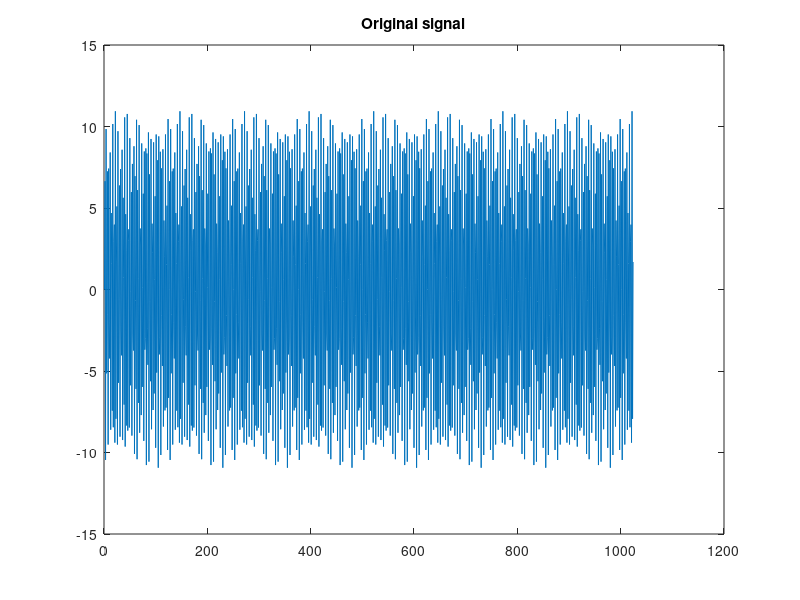
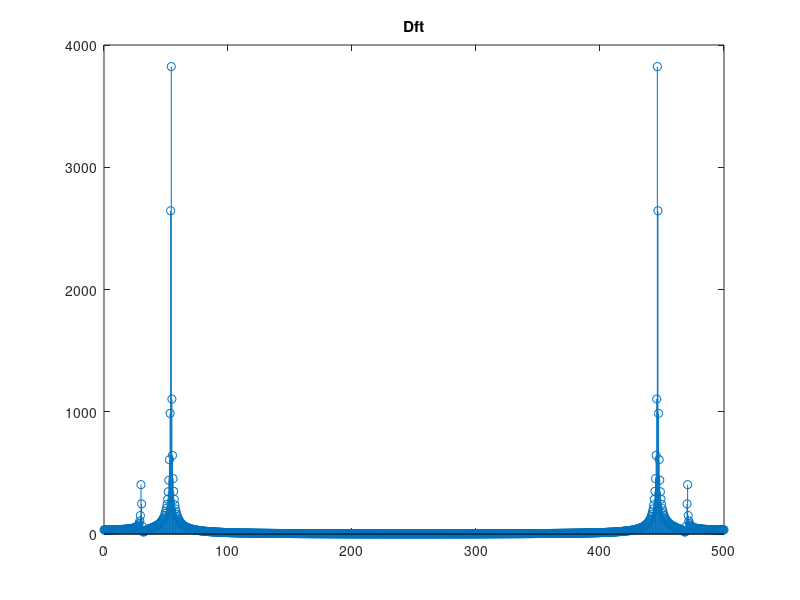
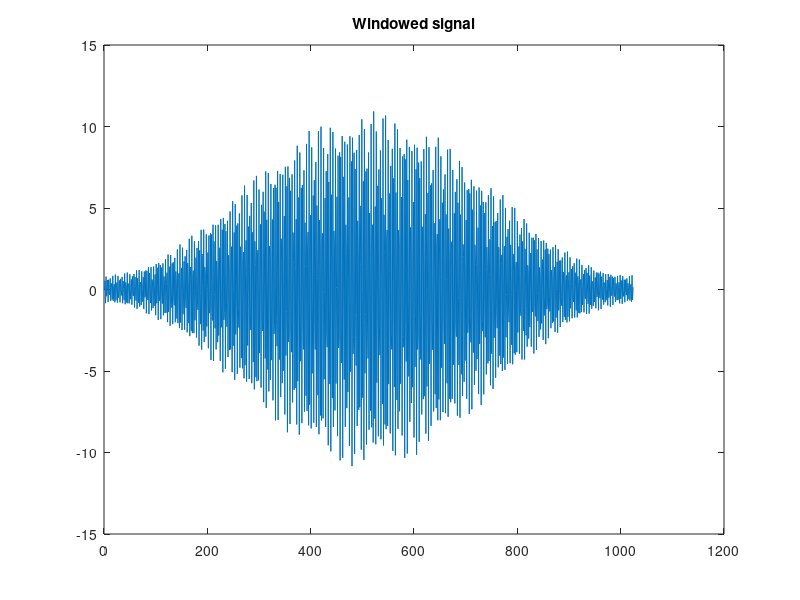
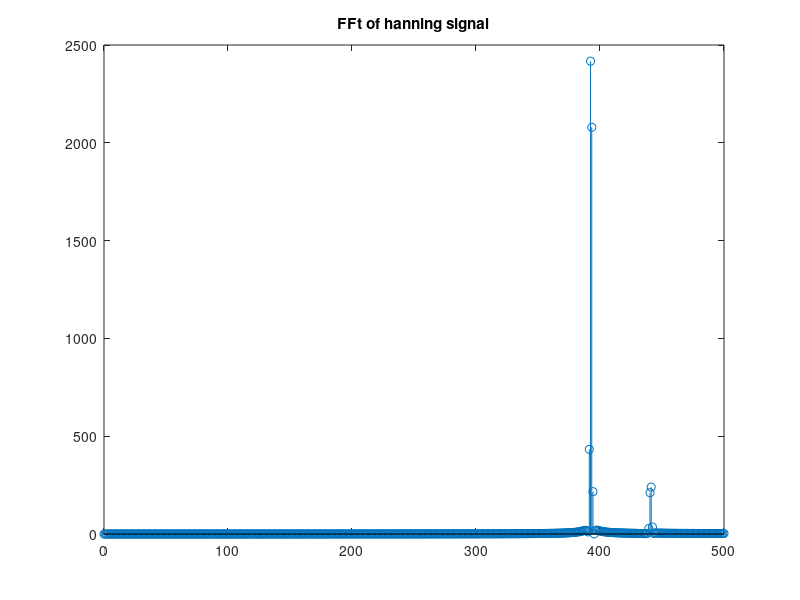

Write the MATLAB code that produced these figures, in order.
clear;
close all;

s = load('notes_signal_long.mat');
fs = s.fs;
signal = s.notes_signal;

y = linspace(0, 500, length(signal));

figure;
plot(signal);
title('Original signal');

figure;
stem(y, abs(fftshift(fft(signal))));
title('Dft');

figure;
signal_ham = signal .* hamming(length(signal))';
plot(signal_ham);
title('Windowed signal');


y2 = linspace(0, 500, length(signal)/2);
figure;
semnal = (fft(signal_ham));
semnal2 = semnal(1:length(semnal)/2);
stem(y2, abs(semnal2));
title('FFt of hanning signal');


sound(abs(signal));

